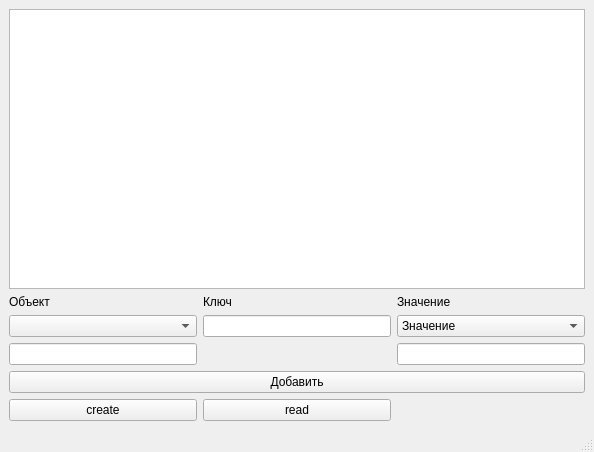
<?xml version="1.0" encoding="UTF-8"?>
<ui version="4.0">
 <class>MainWindow</class>
 <widget class="QMainWindow" name="MainWindow">
  <property name="geometry">
   <rect>
    <x>0</x>
    <y>0</y>
    <width>594</width>
    <height>452</height>
   </rect>
  </property>
  <property name="windowTitle">
   <string>MainWindow</string>
  </property>
  <widget class="QWidget" name="centralwidget">
   <layout class="QGridLayout" name="gridLayout">
    <item row="5" column="0" colspan="3">
     <widget class="QPushButton" name="pushButton">
      <property name="text">
       <string>Добавить</string>
      </property>
     </widget>
    </item>
    <item row="3" column="2">
     <widget class="QLineEdit" name="lineEdit_2"/>
    </item>
    <item row="0" column="0" colspan="3">
     <widget class="QTextEdit" name="textEdit"/>
    </item>
    <item row="1" column="1">
     <widget class="QLabel" name="label_3">
      <property name="text">
       <string>Ключ</string>
      </property>
     </widget>
    </item>
    <item row="1" column="2">
     <widget class="QLabel" name="label_2">
      <property name="text">
       <string>Значение</string>
      </property>
     </widget>
    </item>
    <item row="2" column="1">
     <widget class="QLineEdit" name="lineEdit_3"/>
    </item>
    <item row="1" column="0">
     <widget class="QLabel" name="label">
      <property name="text">
       <string>Объект</string>
      </property>
     </widget>
    </item>
    <item row="2" column="2">
     <widget class="QComboBox" name="comboBox_2">
      <item>
       <property name="text">
        <string>Значение</string>
       </property>
      </item>
      <item>
       <property name="text">
        <string>Объект</string>
       </property>
      </item>
      <item>
       <property name="text">
        <string>Массив</string>
       </property>
      </item>
     </widget>
    </item>
    <item row="2" column="0">
     <widget class="QComboBox" name="comboBox"/>
    </item>
    <item row="3" column="0">
     <widget class="QLineEdit" name="lineEdit"/>
    </item>
    <item row="6" column="0">
     <widget class="QPushButton" name="pushButton_2">
      <property name="text">
       <string>create</string>
      </property>
     </widget>
    </item>
    <item row="6" column="1">
     <widget class="QPushButton" name="pushButton_3">
      <property name="text">
       <string>read</string>
      </property>
     </widget>
    </item>
   </layout>
  </widget>
  <widget class="QMenuBar" name="menubar">
   <property name="geometry">
    <rect>
     <x>0</x>
     <y>0</y>
     <width>594</width>
     <height>21</height>
    </rect>
   </property>
  </widget>
  <widget class="QStatusBar" name="statusbar"/>
 </widget>
 <resources/>
 <connections/>
</ui>
